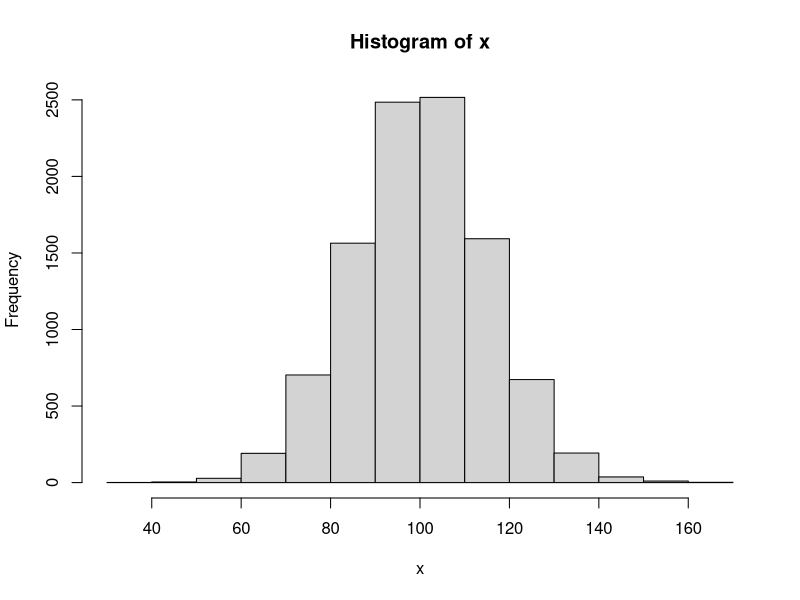

The R script that drew this image:
## ---- chunk 1
x <- rnorm(10000, mean = 100, sd = 15)
hist(x)
## ---- chunk 2
1 + 1
## ---- chunk 3
#| echo: false
2 * 2
